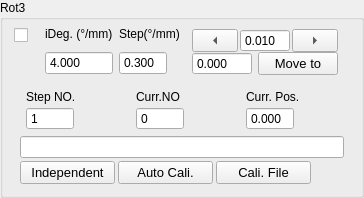
                 <widget class="QGroupBox" name="rotary3Group">
                  <property name="sizePolicy">
                   <sizepolicy hsizetype="Expanding" vsizetype="Maximum">
                    <horstretch>0</horstretch>
                    <verstretch>0</verstretch>
                   </sizepolicy>
                  </property>
                  <property name="title">
                   <string>Rot3</string>
                  </property>
                  <layout class="QVBoxLayout" name="verticalLayout_97">
                   <property name="topMargin">
                    <number>0</number>
                   </property>
                   <item>
                    <layout class="QVBoxLayout" name="verticalLayout_96">
                     <item>
                      <layout class="QHBoxLayout" name="horizontalLayout_47" stretch="1,2,0,0">
                       <property name="spacing">
                        <number>6</number>
                       </property>
                       <property name="rightMargin">
                        <number>6</number>
                       </property>
                       <item>
                        <layout class="QVBoxLayout" name="verticalLayout_87">
                         <property name="spacing">
                          <number>0</number>
                         </property>
                         <property name="topMargin">
                          <number>0</number>
                         </property>
                         <item>
                          <widget class="QCheckBox" name="activeRot3">
                           <property name="sizePolicy">
                            <sizepolicy hsizetype="Expanding" vsizetype="Fixed">
                             <horstretch>0</horstretch>
                             <verstretch>0</verstretch>
                            </sizepolicy>
                           </property>
                           <property name="toolTip">
                            <string>Active Instrument?</string>
                           </property>
                           <property name="text">
                            <string />
                           </property>
                           <property name="checked">
                            <bool>false</bool>
                           </property>
                           <property name="mytype" stdset="0">
                            <string>checkbox</string>
                           </property>
                          </widget>
                         </item>
                         <item>
                          <widget class="LedIndicator" name="rotary3Led" native="true">
                           <property name="sizePolicy">
                            <sizepolicy hsizetype="Fixed" vsizetype="Fixed">
                             <horstretch>0</horstretch>
                             <verstretch>0</verstretch>
                            </sizepolicy>
                           </property>
                           <property name="minimumSize">
                            <size>
                             <width>25</width>
                             <height>25</height>
                            </size>
                           </property>
                           <property name="maximumSize">
                            <size>
                             <width>25</width>
                             <height>25</height>
                            </size>
                           </property>
                           <property name="baseSize">
                            <size>
                             <width>0</width>
                             <height>0</height>
                            </size>
                           </property>
                           <property name="mytype" stdset="0">
                            <string>led</string>
                           </property>
                          </widget>
                         </item>
                        </layout>
                       </item>
                       <item>
                        <layout class="QVBoxLayout" name="verticalLayout_73">
                         <property name="spacing">
                          <number>3</number>
                         </property>
                         <property name="leftMargin">
                          <number>0</number>
                         </property>
                         <property name="topMargin">
                          <number>0</number>
                         </property>
                         <property name="rightMargin">
                          <number>0</number>
                         </property>
                         <item>
                          <widget class="QLabel" name="label_52">
                           <property name="sizePolicy">
                            <sizepolicy hsizetype="Expanding" vsizetype="Fixed">
                             <horstretch>0</horstretch>
                             <verstretch>0</verstretch>
                            </sizepolicy>
                           </property>
                           <property name="maximumSize">
                            <size>
                             <width>16777215</width>
                             <height>16777215</height>
                            </size>
                           </property>
                           <property name="text">
                            <string>iDeg. (°/mm)</string>
                           </property>
                           <property name="mytype" stdset="0">
                            <string>label</string>
                           </property>
                          </widget>
                         </item>
                         <item>
                          <widget class="QDoubleSpinBox" name="iRot3">
                           <property name="sizePolicy">
                            <sizepolicy hsizetype="Expanding" vsizetype="Fixed">
                             <horstretch>0</horstretch>
                             <verstretch>0</verstretch>
                            </sizepolicy>
                           </property>
                           <property name="maximumSize">
                            <size>
                             <width>16777215</width>
                             <height>24</height>
                            </size>
                           </property>
                           <property name="buttonSymbols">
                            <enum>QAbstractSpinBox::ButtonSymbols::NoButtons</enum>
                           </property>
                           <property name="decimals">
                            <number>3</number>
                           </property>
                           <property name="maximum">
                            <double>1000.000000000000000</double>
                           </property>
                           <property name="value">
                            <double>4.000000000000000</double>
                           </property>
                          </widget>
                         </item>
                        </layout>
                       </item>
                       <item>
                        <layout class="QVBoxLayout" name="verticalLayout_76">
                         <property name="spacing">
                          <number>3</number>
                         </property>
                         <item>
                          <widget class="QLabel" name="label_53">
                           <property name="sizePolicy">
                            <sizepolicy hsizetype="Expanding" vsizetype="Fixed">
                             <horstretch>0</horstretch>
                             <verstretch>0</verstretch>
                            </sizepolicy>
                           </property>
                           <property name="text">
                            <string>Step(°/mm)</string>
                           </property>
                           <property name="mytype" stdset="0">
                            <string>label</string>
                           </property>
                          </widget>
                         </item>
                         <item>
                          <widget class="QDoubleSpinBox" name="rotary3Step">
                           <property name="sizePolicy">
                            <sizepolicy hsizetype="Expanding" vsizetype="Fixed">
                             <horstretch>0</horstretch>
                             <verstretch>0</verstretch>
                            </sizepolicy>
                           </property>
                           <property name="maximumSize">
                            <size>
                             <width>48</width>
                             <height>24</height>
                            </size>
                           </property>
                           <property name="buttonSymbols">
                            <enum>QAbstractSpinBox::ButtonSymbols::NoButtons</enum>
                           </property>
                           <property name="decimals">
                            <number>3</number>
                           </property>
                           <property name="value">
                            <double>0.300000000000000</double>
                           </property>
                          </widget>
                         </item>
                        </layout>
                       </item>
                       <item>
                        <widget class="QFrame" name="rotary3Manual">
                         <property name="mytype" stdset="0">
                          <string>inst_manu</string>
                         </property>
                         <layout class="QVBoxLayout" name="verticalLayout_75">
                          <property name="spacing">
                           <number>0</number>
                          </property>
                          <property name="leftMargin">
                           <number>6</number>
                          </property>
                          <property name="rightMargin">
                           <number>6</number>
                          </property>
                          <item>
                           <layout class="QHBoxLayout" name="horizontalLayout_25">
                            <property name="spacing">
                             <number>2</number>
                            </property>
                            <item>
                             <widget class="QToolButton" name="rot3JogL">
                              <property name="sizePolicy">
                               <sizepolicy hsizetype="Expanding" vsizetype="Fixed">
                                <horstretch>0</horstretch>
                                <verstretch>0</verstretch>
                               </sizepolicy>
                              </property>
                              <property name="minimumSize">
                               <size>
                                <width>32</width>
                                <height>0</height>
                               </size>
                              </property>
                              <property name="text">
                               <string>...</string>
                              </property>
                              <property name="arrowType">
                               <enum>Qt::ArrowType::LeftArrow</enum>
                              </property>
                              <property name="mytype" stdset="0">
                               <string>arrowbutton</string>
                              </property>
                             </widget>
                            </item>
                            <item>
                             <widget class="QDoubleSpinBox" name="rotary3JogStep">
                              <property name="sizePolicy">
                               <sizepolicy hsizetype="Preferred" vsizetype="Preferred">
                                <horstretch>0</horstretch>
                                <verstretch>0</verstretch>
                               </sizepolicy>
                              </property>
                              <property name="maximumSize">
                               <size>
                                <width>50</width>
                                <height>24</height>
                               </size>
                              </property>
                              <property name="buttonSymbols">
                               <enum>QAbstractSpinBox::ButtonSymbols::NoButtons</enum>
                              </property>
                              <property name="decimals">
                               <number>3</number>
                              </property>
                              <property name="minimum">
                               <double>-50.000000000000000</double>
                              </property>
                              <property name="maximum">
                               <double>210.000000000000000</double>
                              </property>
                              <property name="value">
                               <double>0.010000000000000</double>
                              </property>
                             </widget>
                            </item>
                            <item>
                             <widget class="QToolButton" name="rot3JogR">
                              <property name="sizePolicy">
                               <sizepolicy hsizetype="Expanding" vsizetype="Fixed">
                                <horstretch>0</horstretch>
                                <verstretch>0</verstretch>
                               </sizepolicy>
                              </property>
                              <property name="minimumSize">
                               <size>
                                <width>32</width>
                                <height>0</height>
                               </size>
                              </property>
                              <property name="text">
                               <string>...</string>
                              </property>
                              <property name="arrowType">
                               <enum>Qt::ArrowType::RightArrow</enum>
                              </property>
                              <property name="mytype" stdset="0">
                               <string>arrowbutton</string>
                              </property>
                             </widget>
                            </item>
                           </layout>
                          </item>
                          <item>
                           <layout class="QHBoxLayout" name="horizontalLayout_34">
                            <property name="spacing">
                             <number>6</number>
                            </property>
                            <item>
                             <widget class="QDoubleSpinBox" name="rot3SetPos">
                              <property name="sizePolicy">
                               <sizepolicy hsizetype="Expanding" vsizetype="Fixed">
                                <horstretch>0</horstretch>
                                <verstretch>0</verstretch>
                               </sizepolicy>
                              </property>
                              <property name="maximumSize">
                               <size>
                                <width>60</width>
                                <height>24</height>
                               </size>
                              </property>
                              <property name="buttonSymbols">
                               <enum>QAbstractSpinBox::ButtonSymbols::NoButtons</enum>
                              </property>
                              <property name="decimals">
                               <number>3</number>
                              </property>
                              <property name="maximum">
                               <double>1000.000000000000000</double>
                              </property>
                             </widget>
                            </item>
                            <item>
                             <widget class="QPushButton" name="rot3MoveTo">
                              <property name="sizePolicy">
                               <sizepolicy hsizetype="Expanding" vsizetype="Fixed">
                                <horstretch>0</horstretch>
                                <verstretch>0</verstretch>
                               </sizepolicy>
                              </property>
                              <property name="maximumSize">
                               <size>
                                <width>80</width>
                                <height>30</height>
                               </size>
                              </property>
                              <property name="font">
                               <font>
                                <pointsize>10</pointsize>
                               </font>
                              </property>
                              <property name="text">
                               <string>Move to</string>
                              </property>
                              <property name="mytype" stdset="0">
                               <string>clickable_button</string>
                              </property>
                             </widget>
                            </item>
                           </layout>
                          </item>
                         </layout>
                        </widget>
                       </item>
                      </layout>
                     </item>
                     <item>
                      <layout class="QHBoxLayout" name="horizontalLayout_35">
                       <property name="leftMargin">
                        <number>12</number>
                       </property>
                       <item>
                        <layout class="QVBoxLayout" name="verticalLayout_77">
                         <property name="spacing">
                          <number>3</number>
                         </property>
                         <item>
                          <widget class="QLabel" name="label_54">
                           <property name="sizePolicy">
                            <sizepolicy hsizetype="Expanding" vsizetype="Fixed">
                             <horstretch>0</horstretch>
                             <verstretch>0</verstretch>
                            </sizepolicy>
                           </property>
                           <property name="text">
                            <string>Step NO.</string>
                           </property>
                           <property name="mytype" stdset="0">
                            <string>label</string>
                           </property>
                          </widget>
                         </item>
                         <item>
                          <widget class="QSpinBox" name="rotary3StepNO">
                           <property name="sizePolicy">
                            <sizepolicy hsizetype="Expanding" vsizetype="Fixed">
                             <horstretch>0</horstretch>
                             <verstretch>0</verstretch>
                            </sizepolicy>
                           </property>
                           <property name="maximumSize">
                            <size>
                             <width>48</width>
                             <height>24</height>
                            </size>
                           </property>
                           <property name="buttonSymbols">
                            <enum>QAbstractSpinBox::ButtonSymbols::NoButtons</enum>
                           </property>
                           <property name="maximum">
                            <number>10000</number>
                           </property>
                           <property name="value">
                            <number>1</number>
                           </property>
                          </widget>
                         </item>
                        </layout>
                       </item>
                       <item>
                        <layout class="QVBoxLayout" name="verticalLayout_78">
                         <property name="spacing">
                          <number>3</number>
                         </property>
                         <item>
                          <widget class="QLabel" name="label_55">
                           <property name="sizePolicy">
                            <sizepolicy hsizetype="Expanding" vsizetype="Fixed">
                             <horstretch>0</horstretch>
                             <verstretch>0</verstretch>
                            </sizepolicy>
                           </property>
                           <property name="text">
                            <string>Curr.NO</string>
                           </property>
                           <property name="mytype" stdset="0">
                            <string>label</string>
                           </property>
                          </widget>
                         </item>
                         <item>
                          <widget class="QSpinBox" name="rotary3CurrStepNO">
                           <property name="sizePolicy">
                            <sizepolicy hsizetype="Expanding" vsizetype="Fixed">
                             <horstretch>0</horstretch>
                             <verstretch>0</verstretch>
                            </sizepolicy>
                           </property>
                           <property name="maximumSize">
                            <size>
                             <width>48</width>
                             <height>24</height>
                            </size>
                           </property>
                           <property name="buttonSymbols">
                            <enum>QAbstractSpinBox::ButtonSymbols::NoButtons</enum>
                           </property>
                           <property name="maximum">
                            <number>10000</number>
                           </property>
                           <property name="mytype" stdset="0">
                            <string>intNO</string>
                           </property>
                          </widget>
                         </item>
                        </layout>
                       </item>
                       <item>
                        <layout class="QVBoxLayout" name="verticalLayout_88">
                         <property name="spacing">
                          <number>3</number>
                         </property>
                         <item>
                          <widget class="QLabel" name="label_56">
                           <property name="sizePolicy">
                            <sizepolicy hsizetype="Expanding" vsizetype="Fixed">
                             <horstretch>0</horstretch>
                             <verstretch>0</verstretch>
                            </sizepolicy>
                           </property>
                           <property name="text">
                            <string>Curr. Pos.</string>
                           </property>
                           <property name="mytype" stdset="0">
                            <string>label</string>
                           </property>
                          </widget>
                         </item>
                         <item>
                          <widget class="QDoubleSpinBox" name="rot3CurrPos">
                           <property name="sizePolicy">
                            <sizepolicy hsizetype="Expanding" vsizetype="Fixed">
                             <horstretch>0</horstretch>
                             <verstretch>0</verstretch>
                            </sizepolicy>
                           </property>
                           <property name="maximumSize">
                            <size>
                             <width>48</width>
                             <height>24</height>
                            </size>
                           </property>
                           <property name="buttonSymbols">
                            <enum>QAbstractSpinBox::ButtonSymbols::NoButtons</enum>
                           </property>
                           <property name="decimals">
                            <number>3</number>
                           </property>
                           <property name="minimum">
                            <double>-10.000000000000000</double>
                           </property>
                           <property name="maximum">
                            <double>1000.000000000000000</double>
                           </property>
                          </widget>
                         </item>
                        </layout>
                       </item>
                      </layout>
                     </item>
                     <item>
                      <layout class="QVBoxLayout" name="verticalLayout_85">
                       <property name="spacing">
                        <number>3</number>
                       </property>
                       <property name="leftMargin">
                        <number>6</number>
                       </property>
                       <property name="rightMargin">
                        <number>6</number>
                       </property>
                       <item>
                        <widget class="QLineEdit" name="cali_file_path">
                         <property name="sizePolicy">
                          <sizepolicy hsizetype="Expanding" vsizetype="Fixed">
                           <horstretch>0</horstretch>
                           <verstretch>0</verstretch>
                          </sizepolicy>
                         </property>
                         <property name="maximumSize">
                          <size>
                           <width>16777215</width>
                           <height>16777215</height>
                          </size>
                         </property>
                        </widget>
                       </item>
                       <item>
                        <layout class="QHBoxLayout" name="horizontalLayout_38">
                         <item>
                          <widget class="QPushButton" name="Rot_stages_couple">
                           <property name="sizePolicy">
                            <sizepolicy hsizetype="Expanding" vsizetype="Fixed">
                             <horstretch>0</horstretch>
                             <verstretch>0</verstretch>
                            </sizepolicy>
                           </property>
                           <property name="maximumSize">
                            <size>
                             <width>16777215</width>
                             <height>32</height>
                            </size>
                           </property>
                           <property name="font">
                            <font>
                             <pointsize>10</pointsize>
                            </font>
                           </property>
                           <property name="toolTip">
                            <string>&lt;html&gt;&lt;head/&gt;&lt;body&gt;&lt;p&gt;&lt;b&gt;Rotation stage coupling&lt;/b&gt;&lt;/p&gt;&lt;p&gt;Coupled: pair the angles of checked rotation stages.&lt;br/&gt;
Checked stages need the same number of points;&lt;br/&gt;
each stage may use its own start angle and step.&lt;br/&gt;
Unchecked stages do not move or affect the count.&lt;br/&gt;
Rot1 + Rot2 work with Rot3 unchecked.&lt;br/&gt;
Independent: retain separate angle sequences.&lt;br/&gt;
A loaded calibration table uses Rot2 as the master.&lt;br/&gt;
MO polarization modes also use paired angles.&lt;/p&gt;&lt;/body&gt;&lt;/html&gt;</string>
                           </property>
                           <property name="text">
                            <string>Independent</string>
                           </property>
                           <property name="checkable">
                            <bool>true</bool>
                           </property>
                           <property name="checked">
                            <bool>false</bool>
                           </property>
                           <property name="mytype" stdset="0">
                            <string>checkable_button</string>
                           </property>
                          </widget>
                         </item>
                         <item>
                          <widget class="QPushButton" name="pol_cali_mode">
                           <property name="sizePolicy">
                            <sizepolicy hsizetype="Expanding" vsizetype="Fixed">
                             <horstretch>0</horstretch>
                             <verstretch>0</verstretch>
                            </sizepolicy>
                           </property>
                           <property name="maximumSize">
                            <size>
                             <width>16777215</width>
                             <height>30</height>
                            </size>
                           </property>
                           <property name="font">
                            <font>
                             <pointsize>10</pointsize>
                            </font>
                           </property>
                           <property name="toolTip">
                            <string>&lt;html&gt;&lt;head/&gt;&lt;body&gt;&lt;p&gt;Choose calibration method for polarization dependent measurement:&lt;/p&gt;&lt;p&gt;&lt;span style=" font-weight:700;"&gt;'Auto Cali.'&lt;/span&gt;:  automatically calibrate polarization dependence by setting synchronization correction angle_steps;&lt;/p&gt;&lt;p&gt;&lt;span style=" font-weight:700;"&gt; 'Manu. Cali.'&lt;/span&gt;:  import calibration data obtained from manually calibration  &lt;/p&gt;&lt;/body&gt;&lt;/html&gt;</string>
                           </property>
                           <property name="text">
                            <string>Auto Cali.</string>
                           </property>
                           <property name="checkable">
                            <bool>true</bool>
                           </property>
                           <property name="checked">
                            <bool>false</bool>
                           </property>
                           <property name="mytype" stdset="0">
                            <string>checkable_button</string>
                           </property>
                          </widget>
                         </item>
                         <item>
                          <widget class="QPushButton" name="load_cali_file">
                           <property name="sizePolicy">
                            <sizepolicy hsizetype="Expanding" vsizetype="Fixed">
                             <horstretch>0</horstretch>
                             <verstretch>0</verstretch>
                            </sizepolicy>
                           </property>
                           <property name="maximumSize">
                            <size>
                             <width>16777215</width>
                             <height>30</height>
                            </size>
                           </property>
                           <property name="font">
                            <font>
                             <pointsize>10</pointsize>
                            </font>
                           </property>
                           <property name="toolTip">
                            <string>&lt;html&gt;&lt;head/&gt;&lt;body&gt;&lt;p&gt;Import calibration data for polarization scan&lt;/p&gt;&lt;/body&gt;&lt;/html&gt;</string>
                           </property>
                           <property name="text">
                            <string>Cali. File</string>
                           </property>
                           <property name="mytype" stdset="0">
                            <string>clickable_button</string>
                           </property>
                          </widget>
                         </item>
                         <item>
                          <spacer name="horizontalSpacer_12">
                           <property name="orientation">
                            <enum>Qt::Orientation::Horizontal</enum>
                           </property>
                           <property name="sizeType">
                            <enum>QSizePolicy::Policy::Minimum</enum>
                           </property>
                           <property name="sizeHint" stdset="0">
                            <size>
                             <width>33</width>
                             <height>20</height>
                            </size>
                           </property>
                          </spacer>
                         </item>
                        </layout>
                       </item>
                      </layout>
                     </item>
                    </layout>
                   </item>
                  </layout>
                 </widget>
